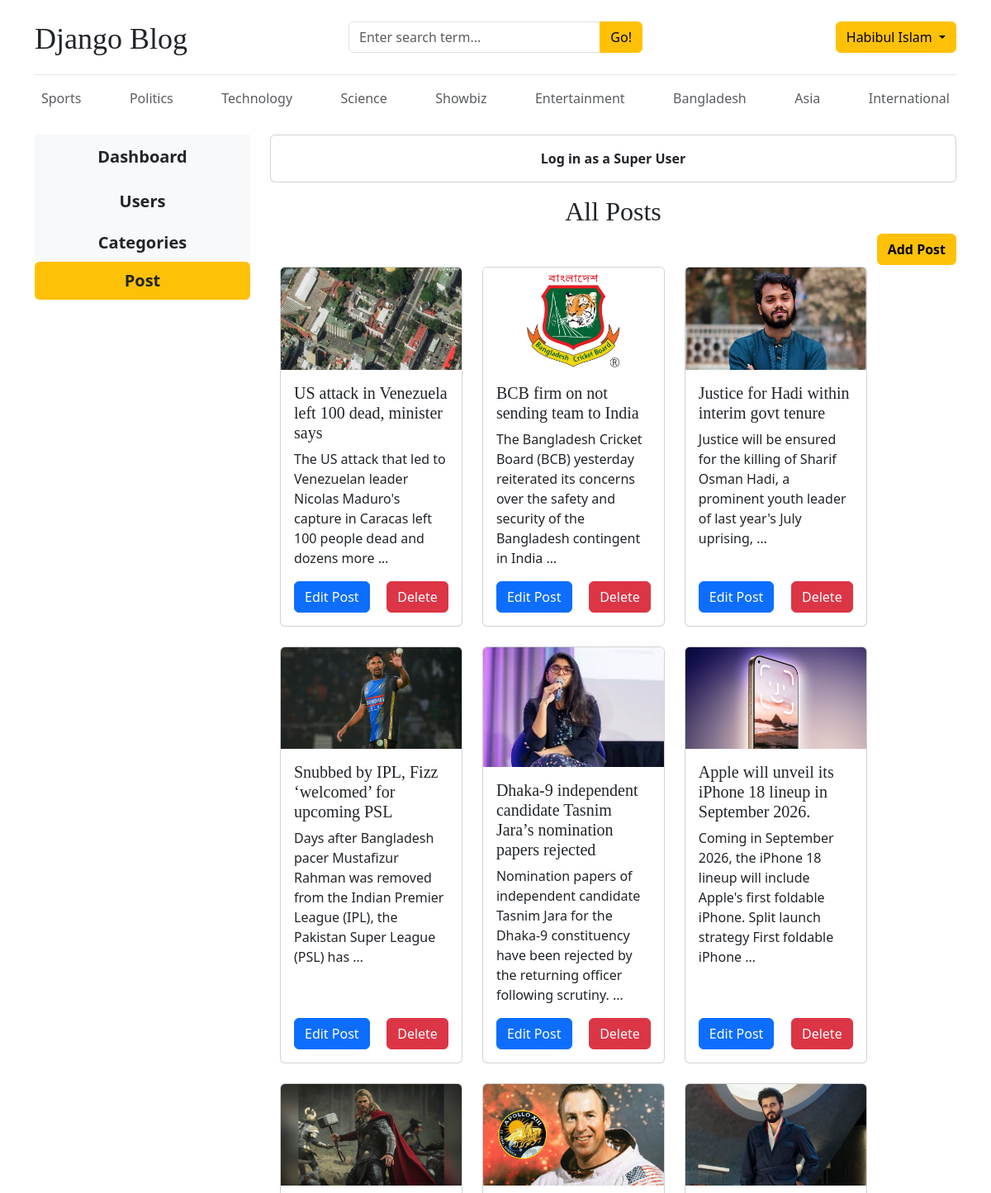
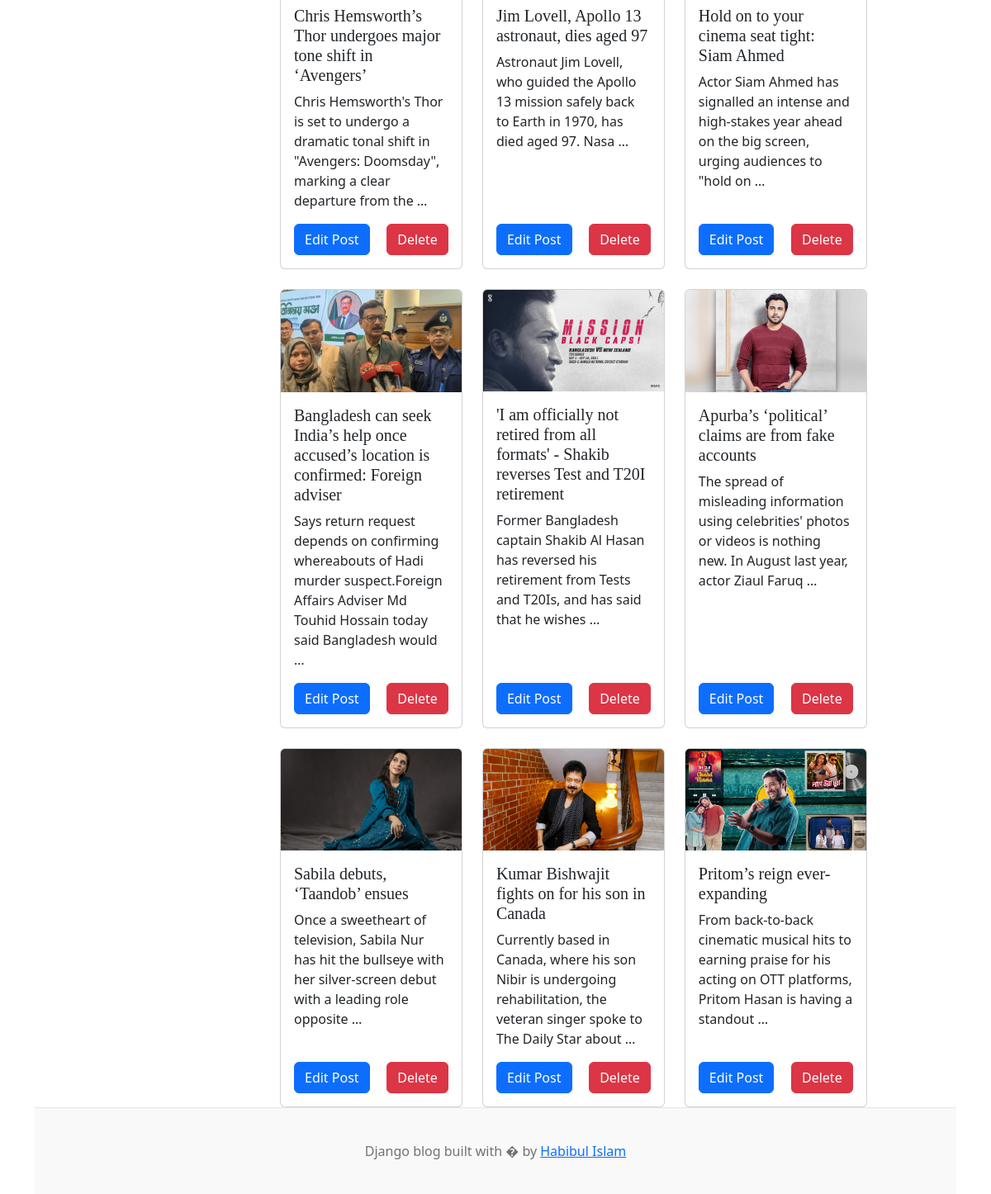
The page /dashboard/posts/ (signed in) on the database its author committed (2 pictures, top to bottom).
### blogs/models.py (models this page shows, shortened)
class Category(models.Model):
    category_name = models.CharField(max_length=100, unique=True)
    created_at = models.DateTimeField(auto_now=True)
    updated_at = models.DateTimeField(auto_now=True)
    class Meta:
        verbose_name_plural = 'categories'

class Blog(models.Model):
    title = models.CharField(max_length=100)
    slug = models.SlugField(max_length=150,unique=True, blank=True)
    category = models.ForeignKey(Category,on_delete=models.CASCADE)
    author = models.ForeignKey(User,on_delete=models.CASCADE)
    featured_image = models.ImageField(upload_to='uploads/%Y/%m/%d/')
    short_description = models.TextField(max_length=500)
    blog_body = models.TextField(max_length=2000)
    status = models.CharField(max_length=20,choices=Status_choice, default='Draft')
    is_featured = models.BooleanField(default=False)
    created_at = models.DateTimeField(auto_now=True)
    updated_at = models.DateTimeField(auto_now=True)
    is_slidePost = models.BooleanField(default=False)

### dashboard/views.py (the view)
# urls.py: path('posts/', views.posts, name='posts'),
def posts(request):
    posts = Blog.objects.all().order_by('updated_at').reverse()
    context={
        'posts':posts,
    }
    return render(request, 'posts.html',context)

### blogs/context_processors.py (called while the page is built)
def get_categories(request):
    categories = Category.objects.all()
    return dict(categories=categories)

def get_social_link(request):
    platforms = FollowUs.objects.all()
    return dict(platforms=platforms)

### dashboard/templates/posts.html (shortened to what this page needs)
{% extends "base.html" %}
{% block content %}
<div class="row">
    {% if request.user.groups.first.name == 'manager' or request.user.groups.first.name == 'editor' or request.user.is_superuser %}
    {% include "sidebar.html" %}
    <div class="col-md-9">
            <div class="card card-body text-dark text-center fw-bold mb-3">
                Log in as a
                {% if request.user.is_superuser %}
                    Super User
                {% elif request.user.groups.exists %}
                    {{ request.user.groups.first.name }}
                {% else %}
                    User
                {% endif %}
            </div>
        <h2 class="text-center">All Posts</h2>
        <div class="mb-4">
            <a href="{% url 'add_post' %}" class="btn btn-warning float-end mb-2 fw-bold">
                Add Post
            </a>
        </div>
        <div class="row row-cols-1 row-cols-sm-2 row-cols-md-3 g-4 mt-3">
            {% for post in posts %}
            <div class="col">
                <div class="card h-100 d-flex flex-column">
                    <img src="{{ post.featured_image.url }}" class="card-img-top" alt="{{ post.title }}">
                    <div class="card-body d-flex flex-column">
                        <h5 class="card-title">{{ post.title }}</h5>
                        <p class="card-text">{{ post.short_description|truncatewords:20 }}</p>
                        <div class="mt-auto d-flex justify-content-between">
                            <a href="{% url "edit_post" post.id %}" class="btn btn-primary">Edit Post</a>
                            <a href="#" data-bs-toggle="modal" data-bs-target="#deleteModal{{ post.id }}" class="btn btn-danger">
                                Delete
                            </a>
                        </div>
                    </div>
                </div>
            </div>
            {% empty %}
            <p class="text-center">No posts available.</p>
            {% endfor %}
        </div>
    </div>
    {% else %}
        <h3>You do not have permission to access this page.</h3>
    {% endif %}
</div>
{% endblock %}

### templates/base.html (shortened to what this page needs)
{% load static %}
<!DOCTYPE html>
<html lang="en">
<head>
    <link href="https://getbootstrap.com/docs/4.0/dist/css/bootstrap.min.css" rel="stylesheet">
    <link href="https://cdn.jsdelivr.net/npm/bootstrap@5.3.2/dist/css/bootstrap.min.css" rel="stylesheet">
    <link rel="stylesheet" href="https://cdnjs.cloudflare.com/ajax/libs/font-awesome/4.7.0/css/font-awesome.min.css">
    <link href="{% static 'css/blog.css'%}" rel="stylesheet">
  </head>
<body>
    <div class="container">
      <header class="blog-header py-3">
        <div class="row flex-nowrap justify-content-between align-items-center">
          <div class="col-4 pt-1">
            <a class="blog-header-logo text-dark" href="/" style="text-decoration: none !important;">Django Blog</a>
          </div>
          <div class="col-4">
            <form action="{% url 'search' %}" method="GET">
              <div class="input-group">
                <input class="form-control" type="text" name="keyword" value="{{ keyword }}" placeholder="Enter search term..." aria-label="Enter search term..." aria-describedby="button-search" />
                <button type="submit" class="btn btn-warning" id="button-search" type="button">Go!</button>
            </div>
            </form>
          </div>
          <div class="col-4 d-flex justify-content-end align-items-center">
            {% if not user.is_authenticated %}
            <a class="btn btn-sm btn-warning" href="{% url "login" %}">Login</a> &nbsp;
            <a class="btn btn-sm btn-outline-secondary" href="{% url "register" %}">Register</a>
            {% else %}
            <div class="dropdown">
              <a class="btn btn-warning dropdown-toggle" href="#" role="button"
                data-bs-toggle="dropdown" aria-expanded="false">
                {{ user.first_name }} {{ user.last_name }}
              </a>
            </div>
            {% endif %}
          </div>
        </div>
      </header>
      <div class="nav-scroller py-2 mb-3">
        <nav class="nav d-flex justify-content-between">
          {% for category in categories%}
          <a class="p-2 text-muted" href="{% url "post_by_category" category.id%}" style="text-decoration: none !important;">{{category.category_name}}</a>
          {% endfor %}
        </nav>
      </div>
{% block content %}
{% endblock %}
<footer class="blog-footer">
  <p>Django blog built with � by <a href="#">Habibul Islam</a></p>
</footer>
</body>
</html>

### dashboard/templates/sidebar.html
    <div class="col-md-3">
        {% if request.user.groups.first.name == 'manager' or request.user.groups.first.name == 'editor' or request.user.is_superuser %}
        <div class="nav flex-column nav-pills bg-light" aria-orientation="vertical">
            <a href="{% url "dashboard" %}" class="nav-link text-dark {% if '/dashboard/' == request.path %}bg-warning{% endif %} text-center font-weight-bold fs-5 m-1"> Dashboard</a>
            {% if request.user.groups.first.name == 'manager' or request.user.is_superuser %}
                <a href="{% url "users" %}" class="nav-link text-dark {% if '/users/' in request.path %}bg-warning{% endif %} text-center font-weight-bold fs-5 m-1"> Users</a>
            {% endif%}
            <a href="{% url "categories" %}" class="nav-link text-dark {% if '/dashboard/categories/' == request.path %}bg-warning{% endif %} text-center font-weight-bold fs-5"> Categories</a>
            <a href="{% url "posts" %}" class="nav-link text-dark  text-center {% if '/posts/' in request.path %}bg-warning{% endif %} font-weight-bold fs-5"> Post</a>
        </div>
        {% else %}
            <h3>You do not have permission to access this page.</h3>
        {% endif %}
    </div>

### blogapp/static/css/blog.css (style rules this page uses)
.blog-header { border-bottom: 1px solid #e5e5e5; }
.blog-header-logo { font-family: "Playfair Display", Georgia, "Times New Roman", serif; font-size: 2.25rem; }
h1, h2, h3, h4, h5, h6 { font-family: "Playfair Display", Georgia, "Times New Roman", serif; }
.blog-footer { padding: 2.5rem 0; color: #727272; text-align: center; background-color: #f9f9f9; border-top: .05rem solid #e5e5e5; }
.blog-footer p:last-child { margin-bottom: 0; }

### rows shown on the page
Category: category_name "Sports"
Category: category_name "Politics"
Category: category_name "Technology"
Category: category_name "Science"
Category: category_name "Showbiz"
Category: category_name "Entertainment"
Category: category_name "Bangladesh"
Category: category_name "Asia"
Category: category_name "International"
Blog: featured_image (picture), title "US attack in Venezuela left 100 dead, minister says", short_description "The US attack that led to Venezuelan leader Nicolas Maduro's capture in Caracas left 100 people dead and dozens more …"
Blog: featured_image (picture), title "BCB firm on not sending team to India", short_description "The Bangladesh Cricket Board (BCB) yesterday reiterated its concerns over the safety and security of the Bangladesh contingent in India …"
Blog: featured_image (picture), title "Justice for Hadi within interim govt tenure", short_description "Justice will be ensured for the killing of Sharif Osman Hadi, a prominent youth leader of last year's July uprising, …"
Blog: featured_image (picture), title "Snubbed by IPL, Fizz ‘welcomed’ for upcoming PSL", short_description "Days after Bangladesh pacer Mustafizur Rahman was removed from the Indian Premier League (IPL), the Pakistan Super League (PSL) has …"
Blog: featured_image (picture), title "Dhaka-9 independent candidate Tasnim Jara’s nomination papers rejected", short_description "Nomination papers of independent candidate Tasnim Jara for the Dhaka-9 constituency have been rejected by the returning officer following scrutiny. …"
Blog: featured_image (picture), title "Apple will unveil its iPhone 18 lineup in September 2026.", short_description "Coming in September 2026, the iPhone 18 lineup will include Apple's first foldable iPhone. Split launch strategy First foldable iPhone …"
Blog: featured_image (picture), title "Chris Hemsworth’s Thor undergoes major tone shift in ‘Avengers’", short_description "Chris Hemsworth's Thor is set to undergo a dramatic tonal shift in \"Avengers: Doomsday\", marking a clear departure from the …"
Blog: featured_image (picture), title "Jim Lovell, Apollo 13 astronaut, dies aged 97", short_description "Astronaut Jim Lovell, who guided the Apollo 13 mission safely back to Earth in 1970, has died aged 97. Nasa …"
Blog: featured_image (picture), title "Hold on to your cinema seat tight: Siam Ahmed", short_description "Actor Siam Ahmed has signalled an intense and high-stakes year ahead on the big screen, urging audiences to \"hold on …"
Blog: featured_image (picture), title "Bangladesh can seek India’s help once accused’s location is confirmed: Foreign adviser", short_description "Says return request depends on confirming whereabouts of Hadi murder suspect.Foreign Affairs Adviser Md Touhid Hossain today said Bangladesh would …"
Blog: featured_image (picture), title "'I am officially not retired from all formats' - Shakib reverses Test and T20I retirement", short_description "Former Bangladesh captain Shakib Al Hasan has reversed his retirement from Tests and T20Is, and has said that he wishes …"
Blog: featured_image (picture), title "Apurba’s ‘political’ claims are from fake accounts", short_description "The spread of misleading information using celebrities' photos or videos is nothing new. In August last year, actor Ziaul Faruq …"
Blog: featured_image (picture), title "Sabila debuts, ‘Taandob’ ensues", short_description "Once a sweetheart of television, Sabila Nur has hit the bullseye with her silver-screen debut with a leading role opposite …"
Blog: featured_image (picture), title "Kumar Bishwajit fights on for his son in Canada", short_description "Currently based in Canada, where his son Nibir is undergoing rehabilitation, the veteran singer spoke to The Daily Star about …"
Blog: featured_image (picture), title "Pritom’s reign ever-expanding", short_description "From back-to-back cinematic musical hits to earning praise for his acting on OTT platforms, Pritom Hasan is having a standout …"

### other values the page prints
{{ user.first_name }} "Habibul"
{{ user.last_name }} "Islam"
